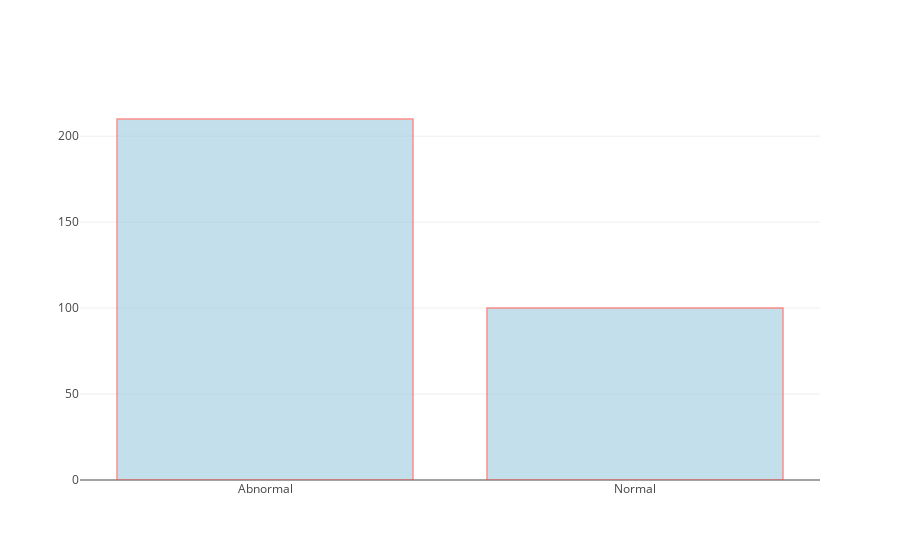

This figure's notebook cell:
### Code cell
# prepare data
data1 = len(df["class"][df["class"] == "Abnormal"])
data2 = len(df["class"][df["class"] == "Normal"])

data = [go.Bar(
            x=["Abnormal","Normal"],
            y=[data1,data2],
            marker=dict(color='rgb(158,202,225)',
            line=dict(color='rgba(254, 69, 62, 1)',
            width=1.5),
        ),
    opacity=0.6
    )]

iplot(data, filename='text-hover-bar')

### Figure 1 — Plotly figure (JSON) as saved in the notebook; plotly's stock layout.template omitted (floating-point values rounded to 4 significant figures)
{"data": [{"marker": {"color": "rgb(158,202,225)", "line": {"color": "rgba(254, 69, 62, 1)", "width": 1.5}}, "opacity": 0.6, "type": "bar", "uid": "80d02638-4114-11e9-9c73-2816ad271347", "x": ["Abnormal", "Normal"], "y": [210, 100]}], "layout": {}}
